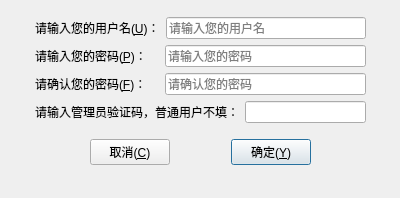
<?xml version="1.0" encoding="UTF-8"?>
<ui version="4.0">
 <class>registerWindow</class>
 <widget class="QDialog" name="registerWindow">
  <property name="geometry">
   <rect>
    <x>0</x>
    <y>0</y>
    <width>400</width>
    <height>198</height>
   </rect>
  </property>
  <property name="windowTitle">
   <string>注册</string>
  </property>
  <property name="styleSheet">
   <string notr="true"/>
  </property>
  <widget class="QWidget" name="verticalLayoutWidget">
   <property name="geometry">
    <rect>
     <x>35</x>
     <y>17</y>
     <width>331</width>
     <height>170</height>
    </rect>
   </property>
   <layout class="QVBoxLayout" name="verticalLayout" stretch="0,0,0,0,0">
    <property name="sizeConstraint">
     <enum>QLayout::SetMaximumSize</enum>
    </property>
    <item>
     <layout class="QHBoxLayout" name="horizontalLayout">
      <item>
       <widget class="QLabel" name="label">
        <property name="text">
         <string>请输入您的用户名(&amp;U)：</string>
        </property>
        <property name="buddy">
         <cstring>lineEdit</cstring>
        </property>
       </widget>
      </item>
      <item>
       <widget class="QLineEdit" name="lineEdit">
        <property name="inputMask">
         <string/>
        </property>
        <property name="placeholderText">
         <string>请输入您的用户名</string>
        </property>
       </widget>
      </item>
     </layout>
    </item>
    <item>
     <layout class="QHBoxLayout" name="horizontalLayout_2">
      <item>
       <widget class="QLabel" name="label_2">
        <property name="text">
         <string>请输入您的密码(&amp;P)：　</string>
        </property>
        <property name="buddy">
         <cstring>lineEdit_2</cstring>
        </property>
       </widget>
      </item>
      <item>
       <widget class="QLineEdit" name="lineEdit_2">
        <property name="echoMode">
         <enum>QLineEdit::Password</enum>
        </property>
        <property name="placeholderText">
         <string>请输入您的密码</string>
        </property>
       </widget>
      </item>
     </layout>
    </item>
    <item>
     <layout class="QHBoxLayout" name="horizontalLayout_3">
      <item>
       <widget class="QLabel" name="label_3">
        <property name="text">
         <string>请确认您的密码(&amp;F)：　</string>
        </property>
        <property name="buddy">
         <cstring>lineEdit_3</cstring>
        </property>
       </widget>
      </item>
      <item>
       <widget class="QLineEdit" name="lineEdit_3">
        <property name="echoMode">
         <enum>QLineEdit::Password</enum>
        </property>
        <property name="placeholderText">
         <string>请确认您的密码</string>
        </property>
       </widget>
      </item>
     </layout>
    </item>
    <item>
     <layout class="QHBoxLayout" name="horizontalLayout_4">
      <item>
       <widget class="QLabel" name="label_4">
        <property name="text">
         <string>请输入管理员验证码，普通用户不填：</string>
        </property>
       </widget>
      </item>
      <item>
       <widget class="QLineEdit" name="lineEdit_4"/>
      </item>
     </layout>
    </item>
    <item>
     <layout class="QHBoxLayout" name="horizontalLayout_5">
      <property name="topMargin">
       <number>10</number>
      </property>
      <item>
       <spacer name="horizontalSpacer">
        <property name="orientation">
         <enum>Qt::Horizontal</enum>
        </property>
        <property name="sizeHint" stdset="0">
         <size>
          <width>40</width>
          <height>20</height>
         </size>
        </property>
       </spacer>
      </item>
      <item>
       <widget class="QPushButton" name="pushButton_2">
        <property name="text">
         <string>取消(&amp;C)</string>
        </property>
       </widget>
      </item>
      <item>
       <spacer name="horizontalSpacer_3">
        <property name="orientation">
         <enum>Qt::Horizontal</enum>
        </property>
        <property name="sizeHint" stdset="0">
         <size>
          <width>40</width>
          <height>20</height>
         </size>
        </property>
       </spacer>
      </item>
      <item>
       <widget class="QPushButton" name="pushButton">
        <property name="text">
         <string>确定(&amp;Y)</string>
        </property>
        <property name="default">
         <bool>true</bool>
        </property>
       </widget>
      </item>
      <item>
       <spacer name="horizontalSpacer_2">
        <property name="orientation">
         <enum>Qt::Horizontal</enum>
        </property>
        <property name="sizeHint" stdset="0">
         <size>
          <width>40</width>
          <height>20</height>
         </size>
        </property>
       </spacer>
      </item>
     </layout>
    </item>
   </layout>
  </widget>
 </widget>
 <resources/>
 <connections/>
</ui>
